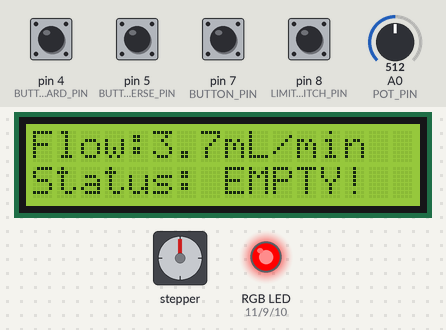
Simulated run of this sketch. Board: Arduino Uno, built with avr-gcc and run on an emulated ATmega328P. Shown: 16×2 character LCD, stepper motor, an RGB LED mixed from three pins (HIGH = lit). Inputs (shaded band) come from the test bench; at power-on: pin 4 (BUTTON_JOG_FORWARD_PIN), pin 5 (BUTTON_JOG_REVERSE_PIN), pin 7 (BUTTON_PIN), pin 8 (LIMIT_SWITCH_PIN) HIGH, A0 (POT_PIN) = 512. Stepper angles assume 3200 steps per turn; what the sketch prints to the serial monitor is not drawn.

Above: at 1.2 s.
1.3 s: pin 5 (BUTTON_JOG_REVERSE_PIN) pulled LOW for 1 s
3.8 s: pin 5 (BUTTON_JOG_REVERSE_PIN) pulled LOW for 0.15 s
At 5.1 s:
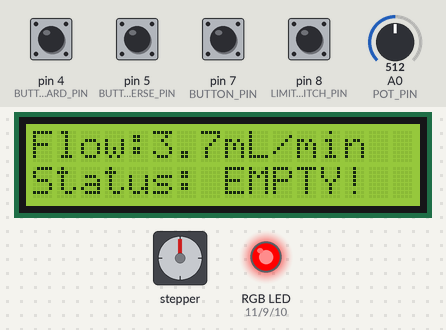
5.4 s: A0 (POT_PIN) set to 716
At 6.3 s:
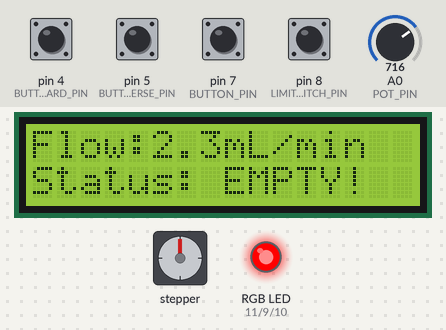
7.4 s: A0 (POT_PIN) set to 900
At 8.8 s:
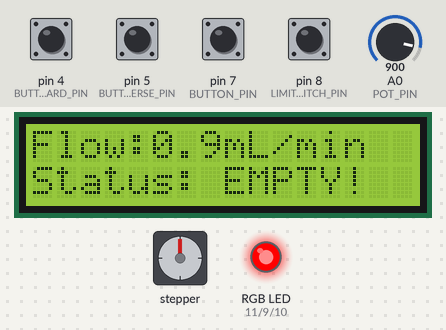
9.6 s: A0 (POT_PIN) set to 1010
At 11.3 s:
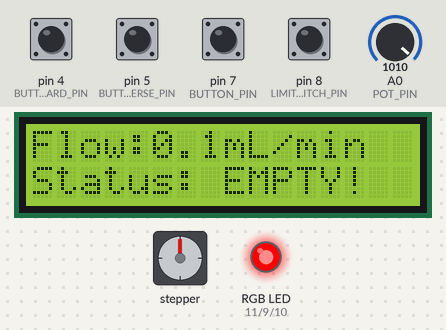
11.7 s: pin 5 (BUTTON_JOG_REVERSE_PIN) pulled LOW for 1 s
Timing chart, 0 to 14.7 s (numbered marks = the images above; inputs shaded):
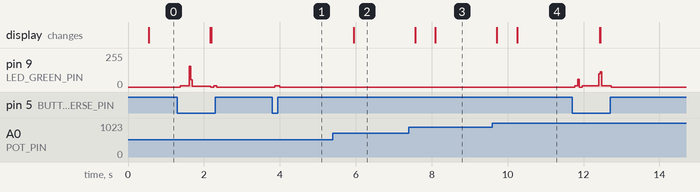

Measured:
- after the input at 3.8 s, pin 9 (LED_GREEN_PIN): 0/255 → 9/255 after 0.07 s, → 0/255 0.12 s later
- after the input at 5.4 s, the display: changes after 0.54 s (image 2)
- after the input at 7.4 s, the display: first changes after 0.16 s (image 3 shows a later state)
- after the input at 9.6 s, the display: first changes after 0.12 s (image 4 shows a later state)

The sketch:

SyringePump.ino
```cpp
#include <AccelStepper.h>
#include <Wire.h>
#include <LiquidCrystal_I2C.h>

#include "pump_core.h"

/**
 * @file SyringePump.ino
 * @brief Arduino firmware for a syringe pump with potentiometer-controlled flow rate,
 * LCD feedback, limit switch protection, and manual jogging.
 *
 * The flow rate / step-rate math, potentiometer smoothing and the pump's
 * control state machine live in pump_core.h/.cpp so they can also be
 * compiled and unit tested on a PC. This file only wires that logic up to
 * the real hardware.
 */

// ========================== PIN DEFINITIONS ==========================

/** @brief Step pulse output pin for stepper driver */
const int STEP_PIN = 2;

/** @brief Direction control pin for stepper driver */
const int DIR_PIN = 3;

/** @brief Start/Stop button input pin */
const int BUTTON_PIN = 7;

/** @brief Limit switch input pin (detects syringe empty) */
const int LIMIT_SWITCH_PIN = 8;

/** @brief Manual jog forward button pin */
const int BUTTON_JOG_FORWARD_PIN = 4;

/** @brief Manual jog reverse button pin */
const int BUTTON_JOG_REVERSE_PIN = 5;

/** @brief Potentiometer analog input pin (flow rate control) */
const int POT_PIN = A0;

/** @brief Green status LED pin (running) */
const int LED_GREEN_PIN = 9;

/** @brief Blue LED pin (unused currently) */
const int LED_BLUE_PIN = 10;

/** @brief Red status LED pin (empty/error) */
const int LED_RED_PIN = 11;

// ========================== USER SETTINGS ==========================

/** @brief Selected syringe size (10 or 20 mL) */
const int SYRINGE_SIZE_ML = 20;

// ========================== HARDWARE & RUNTIME ==========================

/** @brief 16x2 I2C LCD instance at address 0x27 */
LiquidCrystal_I2C lcd(0x27, 16, 2);

/** @brief Stepper driver object */
AccelStepper stepper(AccelStepper::DRIVER, STEP_PIN, DIR_PIN);

/** @brief Pump control logic, driving the hardware above */
PumpRuntime pumpRuntime(stepper, lcd,
                  {STEP_PIN, DIR_PIN, BUTTON_PIN, LIMIT_SWITCH_PIN, BUTTON_JOG_FORWARD_PIN,
                   BUTTON_JOG_REVERSE_PIN, POT_PIN, LED_GREEN_PIN, LED_BLUE_PIN, LED_RED_PIN},
                  SYRINGE_SIZE_ML);

// ========================== TIMING VARIABLES ==========================

/** @brief Last serial print timestamp */
unsigned long lastSerialUpdateTime = 0;

/** @brief Serial refresh interval (ms) */
const long serialUpdateInterval = 200;

// ========================== SETUP ==========================

/**
 * @brief Arduino setup routine
 */
void setup() {
  Serial.begin(9600);
  Serial.println("Starting Pump with Potentiometer Control...");

  pumpRuntime.begin();
}

// ========================== MAIN LOOP ==========================

/**
 * @brief Main program loop
 */
void loop() {
  pumpRuntime.loop();

  // Serial debug output
  if (millis() - lastSerialUpdateTime >= serialUpdateInterval) {
    Serial.print("Flow Rate: ");
    Serial.print(pumpRuntime.commandedFlowRateMlMin(), 1);
    Serial.println(" mL/min");
    lastSerialUpdateTime = millis();
  }
}
```

pump_core.cpp
```cpp
#include "pump_core.h"

// The Arduino AVR toolchain does not ship the C++-style standard library
// headers (<cmath>, <cstdio>, <cstdlib>), only avr-libc's C headers. Using
// those (and the global-namespace functions they declare) keeps this file
// buildable both on the AVR toolchain and on a host compiler.
#include <math.h>
#include <stdio.h>
#include <stdlib.h>

namespace pump {

float syringeDiameterMm(int syringeSizeMl) {
  if (syringeSizeMl == 10) {
    return DIAMETER_10ML;
  }
  if (syringeSizeMl == 20) {
    return DIAMETER_20ML;
  }
  return DIAMETER_20ML;  // Default, matches the original firmware.
}

float syringeAreaMm2(float diameterMm) {
  return static_cast<float>(PI) * pow(diameterMm / 2.0f, 2.0f);
}

float rawFlowFromPot(int potValue, float maxFlowMlMin, int potMaxCounts) {
  int counts = POT_REVERSED ? potMaxCounts - potValue : potValue;
  return (static_cast<float>(counts) / static_cast<float>(potMaxCounts)) * maxFlowMlMin;
}

float quantizeFlow(float rawFlow) {
  float quantized = round(rawFlow * 10.0f) / 10.0f;
  if (quantized < 0.0f) {
    quantized = 0.0f;
  }
  return quantized;
}

float commandedStepsPerSec(float flowMlMin, float areaMm2) {
  if (flowMlMin < 0.001f) {
    return 0.0f;
  }

  float flowVolumeMm3Sec = (flowMlMin * MILLIMETER_CUBE_PER_ML) / SECONDS_PER_MINUTE;
  float linearVelocityMmSec = flowVolumeMm3Sec / areaMm2;
  float targetStepsPerSecond = (linearVelocityMmSec / LEAD_MM_PER_REV) * STEPS_PER_REV;

  return -targetStepsPerSecond;
}

float volumePerStepMl(float areaMm2) {
  float volumePerRevMm3 = areaMm2 * LEAD_MM_PER_REV;
  return (volumePerRevMm3 / STEPS_PER_REV) / MILLIMETER_CUBE_PER_ML;
}

TimeRemaining computeTimeRemaining(float flowMlMin, long currentPositionSteps,
                                    float totalVolumeMl, float areaMm2,
                                    bool pumpEmptyFlag) {
  long positionSteps = labs(currentPositionSteps);
  float volumePerStep = volumePerStepMl(areaMm2);
  float volumeDispensedMl = static_cast<float>(positionSteps) * volumePerStep;
  float volumeRemainingMl = totalVolumeMl - volumeDispensedMl;

  float timeRemainingSec;
  if (flowMlMin > 0.001f && volumeRemainingMl > 0.0f) {
    timeRemainingSec = (volumeRemainingMl / flowMlMin) * SECONDS_PER_MINUTE;
  } else {
    timeRemainingSec = 0.0f;
  }

  int totalSeconds = static_cast<int>(timeRemainingSec);
  int minutes = totalSeconds / static_cast<int>(SECONDS_PER_MINUTE);
  int seconds = totalSeconds % static_cast<int>(SECONDS_PER_MINUTE);

  TimeRemaining result;
  result.volumeRemainingMl = volumeRemainingMl;
  result.minutes = minutes;
  result.seconds = seconds;
  result.empty = pumpEmptyFlag || volumeRemainingMl <= 0.0f;
  return result;
}

ButtonAction decideButtonAction(const PumpState &state, bool buttonReadingLow) {
  if (state.empty) {
    return ButtonAction::None;
  }

  if (buttonReadingLow && !state.running) {
    return ButtonAction::Start;
  }
  if (!buttonReadingLow && state.running) {
    return ButtonAction::Stop;
  }
  return ButtonAction::None;
}

JogAction decideJogAction(bool pumpRunning, bool jogForwardLow, bool jogReverseLow,
                           bool limitSwitchLow) {
  if (pumpRunning) {
    return JogAction::None;
  }

  if (jogForwardLow) {
    return limitSwitchLow ? JogAction::JogForward : JogAction::JogBlockedEmpty;
  }
  if (jogReverseLow) {
    return JogAction::JogReverse;
  }
  return JogAction::Stop;
}

}  // namespace pump

// ========================== PotFilter ==========================

PotFilter::PotFilter(float alpha, int deadbandCounts)
    : alpha_(alpha), deadbandCounts_(deadbandCounts), emaValue_(0.0f), lastOutput_(0), initialized_(false) {}

int PotFilter::update(int rawAdc) {
  if (!initialized_) {
    emaValue_ = static_cast<float>(rawAdc);
    lastOutput_ = rawAdc;
    initialized_ = true;
    return lastOutput_;
  }

  emaValue_ = alpha_ * static_cast<float>(rawAdc) + (1.0f - alpha_) * emaValue_;
  int rounded = static_cast<int>(emaValue_ + (emaValue_ >= 0.0f ? 0.5f : -0.5f));

  if (abs(rounded - lastOutput_) >= deadbandCounts_) {
    lastOutput_ = rounded;
  }
  return lastOutput_;
}

void PotFilter::reset() {
  initialized_ = false;
  emaValue_ = 0.0f;
  lastOutput_ = 0;
}

// ========================== PumpRuntime ==========================

PumpRuntime::PumpRuntime(StepperType &stepper, LcdType &lcd, const Pins &pins, int syringeSizeMl)
    : stepper_(stepper),
      lcd_(lcd),
      pins_(pins),
      syringeSizeMl_(syringeSizeMl),
      totalSyringeVolumeMl_(syringeSizeMl == 10 ? 10.0f : 20.0f),
      syringeAreaMm2_(pump::syringeAreaMm2(pump::syringeDiameterMm(syringeSizeMl))) {}

void PumpRuntime::begin() {
  pinMode(pins_.ledGreenPin, OUTPUT);
  pinMode(pins_.ledBluePin, OUTPUT);
  pinMode(pins_.ledRedPin, OUTPUT);

  pinMode(pins_.buttonPin, INPUT_PULLUP);
  pinMode(pins_.limitSwitchPin, INPUT_PULLUP);
  pinMode(pins_.jogForwardPin, INPUT_PULLUP);
  pinMode(pins_.jogReversePin, INPUT_PULLUP);

  lcd_.init();
  lcd_.backlight();
  lcd_.clear();

  lcd_.print("Syringe Pump V2.0");
  lcd_.setCursor(0, 1);
  lcd_.print("Reading Pot...");

  readFlowRatePot();
  calculateMotorSpeed();

  stepper_.setMaxSpeed(1000.0f);
  stepper_.setAcceleration(500.0f);

  stepper_.setCurrentPosition(0);

  stopMotor();
}

void PumpRuntime::loop() {
  readFlowRatePot();

  if (state_.running) {
    calculateMotorSpeed();

    if (stepper_.speed() != targetStepsPerSec_) {
      stepper_.setSpeed(targetStepsPerSec_);
    }
  }

  checkLimitSwitch();
  checkButtonState();
  checkJogButtons();

  stepper_.runSpeed();

  if (millis() - lastDisplayUpdateTime_ >= static_cast<unsigned long>(kDisplayUpdateIntervalMs)) {
    refreshDisplay();
    lastDisplayUpdateTime_ = millis();
  }
}

void PumpRuntime::readFlowRatePot() {
  int potValueRaw = analogRead(pins_.potPin);
  int potValueFiltered = potFilter_.update(potValueRaw);
  float raw = pump::rawFlowFromPot(potValueFiltered);
  commandedFlowRateMlMin_ = pump::quantizeFlow(raw);
}

void PumpRuntime::calculateMotorSpeed() {
  targetStepsPerSec_ = pump::commandedStepsPerSec(commandedFlowRateMlMin_, syringeAreaMm2_);
}

void PumpRuntime::checkLimitSwitch() {
  int limitSwitchState = digitalRead(pins_.limitSwitchPin);
  if (limitSwitchState == HIGH) {
    stopMotorEmpty();
  }
}

void PumpRuntime::checkButtonState() {
  bool buttonLow = digitalRead(pins_.buttonPin) == LOW;
  pump::ButtonAction action = pump::decideButtonAction(state_, buttonLow);

  if (action == pump::ButtonAction::Start) {
    calculateMotorSpeed();
    startMotor(targetStepsPerSec_);
  } else if (action == pump::ButtonAction::Stop) {
    stopMotor();
  }
}

void PumpRuntime::checkJogButtons() {
  bool jogForwardLow = digitalRead(pins_.jogForwardPin) == LOW;
  bool jogReverseLow = digitalRead(pins_.jogReversePin) == LOW;
  bool limitSwitchLow = digitalRead(pins_.limitSwitchPin) == LOW;

  pump::JogAction action = pump::decideJogAction(state_.running, jogForwardLow, jogReverseLow, limitSwitchLow);

  switch (action) {
    case pump::JogAction::None:
      break;
    case pump::JogAction::JogForward:
      applyLed(pump::LedColor::Yellow);
      stepper_.setSpeed(pump::JOG_SPEED_STEPS_PER_SEC);
      break;
    case pump::JogAction::JogBlockedEmpty:
      stopMotorEmpty();
      break;
    case pump::JogAction::JogReverse:
      stepper_.setCurrentPosition(0);
      if (state_.empty) {
        state_.empty = false;
      }
      applyLed(pump::LedColor::Yellow);
      stepper_.setSpeed(-pump::JOG_SPEED_STEPS_PER_SEC);
      break;
    case pump::JogAction::Stop:
      stopMotor();
      break;
  }
}

void PumpRuntime::startMotor(float stepsPerSec) {
  applyLed(pump::LedColor::Green);
  stepper_.setSpeed(stepsPerSec);
  state_.running = true;
}

void PumpRuntime::stopMotor() {
  if (!state_.empty) {
    applyLed(pump::LedColor::Yellow);
  }
  state_.running = false;
}

void PumpRuntime::stopMotorEmpty() {
  applyLed(pump::LedColor::Red);
  stepper_.setSpeed(0.0f);
  state_.running = false;
  state_.empty = true;

  lcd_.setCursor(0, 1);
  lcd_.print("Status: EMPTY!  ");
}

void PumpRuntime::applyLed(pump::LedColor color) {
  switch (color) {
    case pump::LedColor::Green:
      digitalWrite(pins_.ledGreenPin, HIGH);
      digitalWrite(pins_.ledBluePin, LOW);
      digitalWrite(pins_.ledRedPin, LOW);
      break;
    case pump::LedColor::Yellow:
      digitalWrite(pins_.ledGreenPin, HIGH);
      digitalWrite(pins_.ledBluePin, LOW);
      digitalWrite(pins_.ledRedPin, HIGH);
      break;
    case pump::LedColor::Red:
      digitalWrite(pins_.ledGreenPin, LOW);
      digitalWrite(pins_.ledBluePin, LOW);
      digitalWrite(pins_.ledRedPin, HIGH);
      break;
  }
}

void PumpRuntime::refreshDisplay() {
  pump::TimeRemaining tr = pump::computeTimeRemaining(commandedFlowRateMlMin_, stepper_.currentPosition(),
                                                        totalSyringeVolumeMl_, syringeAreaMm2_, state_.empty);

  lcd_.setCursor(0, 0);
  lcd_.print("Flow:");
  lcd_.print(commandedFlowRateMlMin_, 1);
  lcd_.print("mL/min  ");

  lcd_.setCursor(0, 1);
  if (tr.empty) {
    lcd_.print("Status: EMPTY!  ");
  } else {
    char timeBuffer[25];
    snprintf(timeBuffer, sizeof(timeBuffer), "Time: %dm %02ds   ", tr.minutes, tr.seconds);
    lcd_.print(timeBuffer);
  }
}
```

pump_hal.h
```cpp
#pragma once

/**
 * @file pump_hal.h
 * @brief Selects the hardware types/functions pump_core.cpp is built against.
 *
 * On the Arduino build this pulls in the real Arduino core, AccelStepper and
 * LiquidCrystal_I2C. On a host (PC) build (PUMP_HOST_BUILD defined by the
 * CMake test build) it pulls in lightweight mocks instead, so the exact same
 * pump_core.cpp compiles and runs on a development machine.
 */

#if defined(PUMP_HOST_BUILD)

#include "host_mocks.h"
using StepperType = MockStepper;
using LcdType = MockLcd;

#else

#include <Arduino.h>
#include <AccelStepper.h>
#include <LiquidCrystal_I2C.h>
using StepperType = AccelStepper;
using LcdType = LiquidCrystal_I2C;

#endif
```

Source omitted: pump_core.h (7550 bytes)
